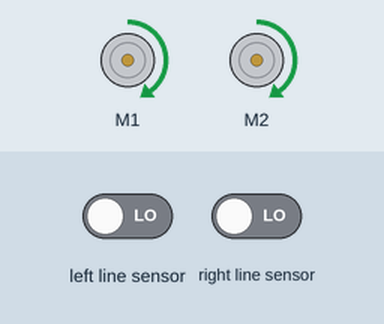
This program was run on a simulated BBC micro:bit (MakeCode). Parts: 2 × DC motor (green arrow = forward, orange = backward, longer = faster). The inputs (shaded band) are chosen by the test bench; at power-on: left line sensor LOW, right line sensor LOW.

Above: at 1.2 s.
1.3 s: left line sensor driven HIGH
At 1.7 s:
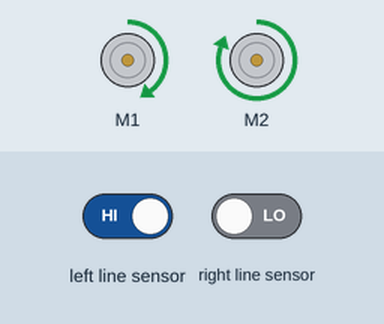
2.8 s: right line sensor driven HIGH
At 3.9 s:
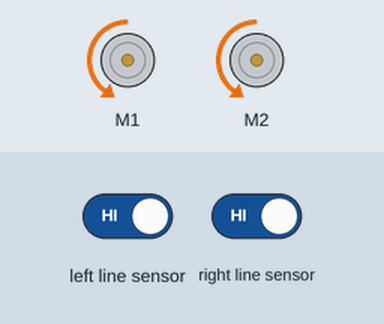
4.3 s: left line sensor driven LOW
At 5.0 s:
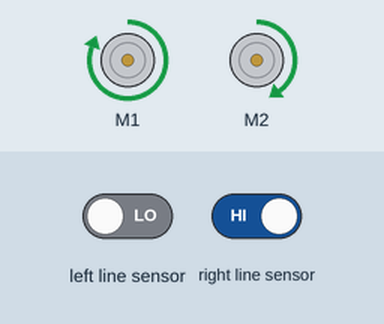
5.8 s: right line sensor driven LOW
At 6.1 s:
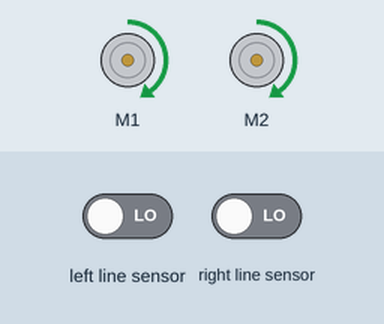
Timing chart, 0 to 8.3 s (numbered marks = the images above; inputs shaded):
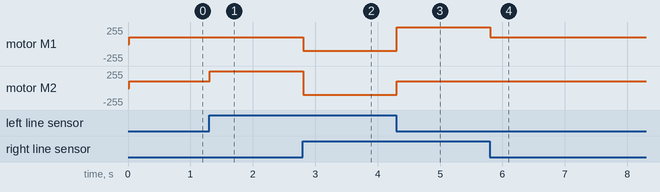

Measured:
- after the input at 1.3 s, motor M2: forward 100/255 → forward 255/255 at once
- after the input at 2.8 s, motor M1: forward 100/255 → backward 100/255 at once; motor M2: forward 255/255 → backward 100/255 at once
- after the input at 4.3 s, motor M1: backward 100/255 → forward 255/255 at once; motor M2: backward 100/255 → forward 100/255 at once
- after the input at 5.8 s, motor M1: forward 255/255 → forward 100/255 at once

The program:

main.ts
```typescript
let snelheid = 100
basic.forever(function () {
    if (maqueen.readPatrol(maqueen.Patrol.PatrolLeft) == 0 && maqueen.readPatrol(maqueen.Patrol.PatrolRight) == 0) {
        maqueen.MotorRun(maqueen.aMotors.M1, maqueen.Dir.CW, snelheid)
        maqueen.MotorRun(maqueen.aMotors.M2, maqueen.Dir.CW, snelheid)
    } else if (maqueen.readPatrol(maqueen.Patrol.PatrolLeft) == 0 && maqueen.readPatrol(maqueen.Patrol.PatrolRight) == 1) {
        maqueen.MotorRun(maqueen.aMotors.M1, maqueen.Dir.CW, 255)
        maqueen.MotorRun(maqueen.aMotors.M2, maqueen.Dir.CW, snelheid)
    } else if (maqueen.readPatrol(maqueen.Patrol.PatrolLeft) == 1 && maqueen.readPatrol(maqueen.Patrol.PatrolRight) == 0) {
        maqueen.MotorRun(maqueen.aMotors.M1, maqueen.Dir.CW, snelheid)
        maqueen.MotorRun(maqueen.aMotors.M2, maqueen.Dir.CW, 255)
    } else {
        maqueen.MotorRun(maqueen.aMotors.M1, maqueen.Dir.CCW, snelheid)
        maqueen.MotorRun(maqueen.aMotors.M2, maqueen.Dir.CCW, snelheid)
    }
})
```

test.ts
```typescript
// tests gaan hier; deze zal niet worden gecompileerd wanneer dit pakket wordt gebruikt als extensie.
```
